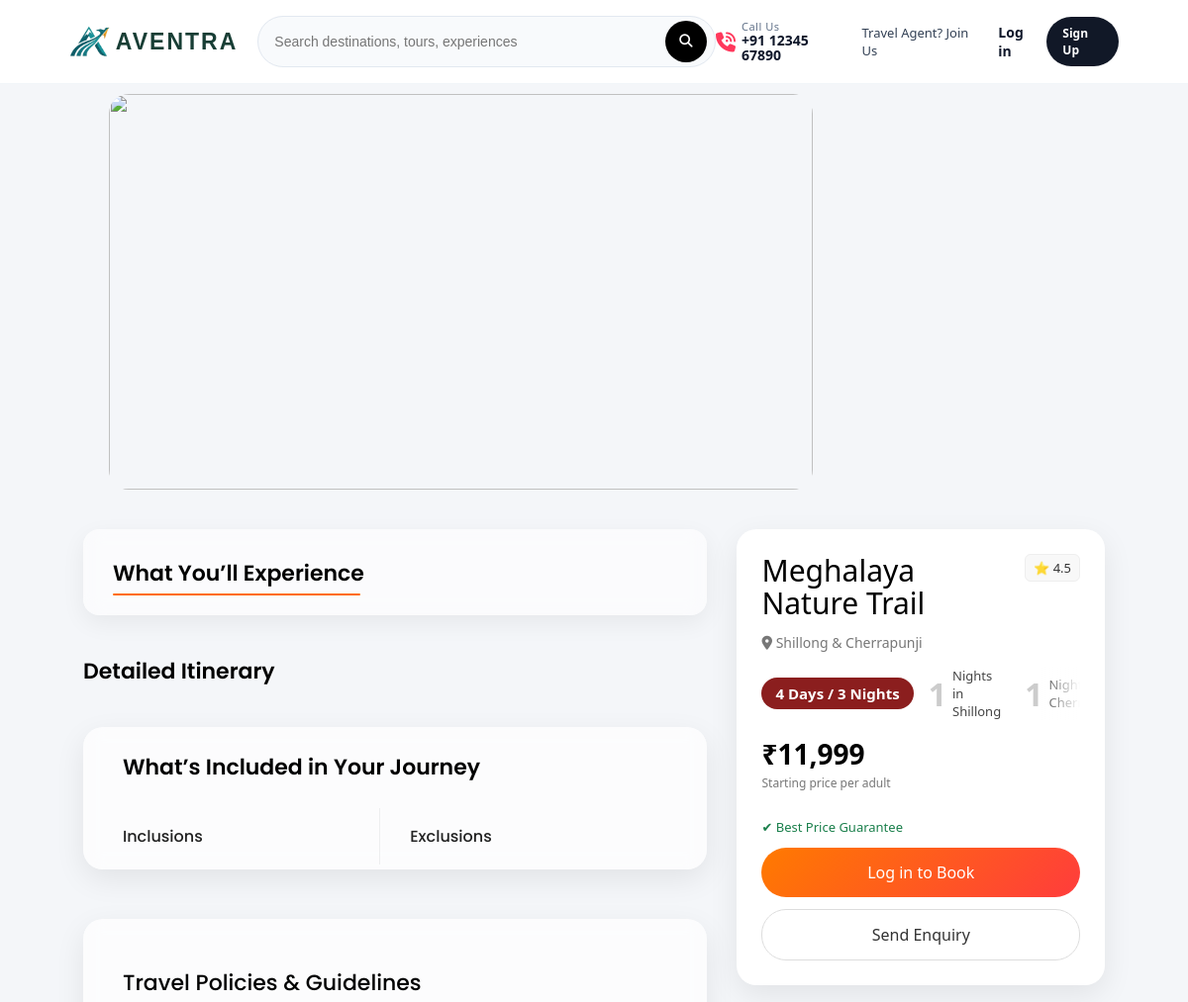
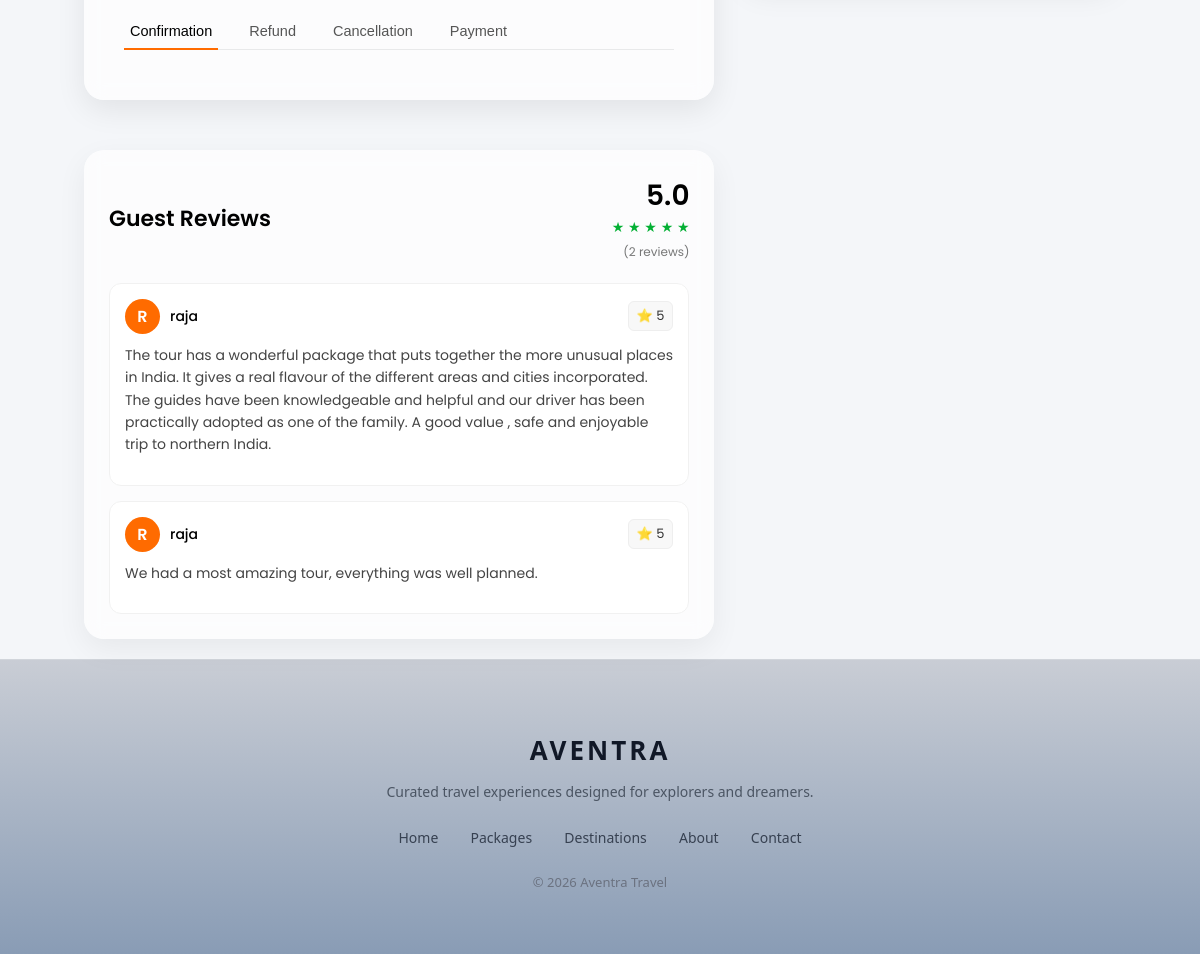
/package/3/, run on the app's committed database (2 pictures, top to bottom).
### travel/models.py (models this page shows, shortened)
class Review(models.Model):
    user = models.ForeignKey(User, on_delete = models.CASCADE)
    package = models.ForeignKey(Package, on_delete = models.CASCADE)
    rating = models.IntegerField()
    comment = models.TextField()
    created_at = models.DateTimeField(auto_now_add = True)

class Package(models.Model):
    PACKAGE_TYPE=[
        ('domestic', 'Domestic'),
        ('international', 'International')
    ]
    REGION_CHOICE = [
        ('north', 'North India'),
        ('west', 'West India'),
        ('south', 'South India'),
        ('northeast', 'North-East India'),
    ]
    REGION_CHOICES = [
        ('europe', 'Europe'),
        ('southeast_asia', 'Southeast Asia'),
        ('middle_east', 'Middle East'),
        ('maldives', 'Maldives'),
        ('usa', 'USA'),
        ('dubai', 'Dubai'),
    ]
    title = models.CharField(max_length = 100)
    location = models.CharField(max_length = 50)
    price = models.IntegerField()
    original_price = models.IntegerField(null = True, blank = True)
    discount_percent = models.IntegerField(null = True, blank = True)
    duration = models.CharField(max_length = 100)
    stay_plan = models.CharField(max_length = 120, blank = True)
    description = models.TextField()
    image = models.ImageField(upload_to = 'packages/')
    package_type = models.CharField(max_length = 20, choices = PACKAGE_TYPE)
    region = models.CharField(max_length = 20, choices = REGION_CHOICE, blank=True, null=True)
    region_international = models.CharField(max_length=50, choices=REGION_CHOICES, blank=True, null=True)
    created_at = models.DateTimeField(auto_now_add = True)
    is_trending = models.BooleanField(default = False)
    highlights = models.TextField(blank=True)
    confirmation_policy = models.TextField(default="Booking confirmation is subject to availability at the time of reservation. A confirmation voucher will be shared within 24 hours of successful payment.In case of non-availability, an alternative option of similar category will be provided.")
    refund_policy = models.TextField(default="Refunds (if applicable) will be processed within 7–10 working days. Transaction charges or gateway fees may be deducted. No refund will be provided for partially utilized services.")
    cancellation_policy = models.TextField(default="Free cancellation up to 7 days before travel date. 50% cancellation charges between 3–7 days before travel. No refund for cancellations within 48 hours of departure. No-show bookings are non-refundable.")
    payment_policy = models.TextField(default="A minimum of 30% advance payment is required to confirm the booking. Full payment must be completed before the start of the trip. Payments can be made via UPI, bank transfer, or online payment gateway.")
    itinerary = models.TextField(blank=True)

### travel/views.py (the view, shortened to what this page needs)
# urls.py: path('package/<int:id>/', views.package_detail, name='package_detail'),
def package_detail(request, id):
    package = get_object_or_404(Package, id=id)
    images = package.images.all()[:6]
    highlights = package.highlights_list.all()[:5]
    itinerary_days = package.itinerary_days.all().order_by('day_number')
    inclusions = package.inclusions_list.all()
    exclusions = package.exclusions_list.all()
    similar_packages = Package.objects.filter(location=package.location,package_type=package.package_type).exclude(id=package.id)[:4]
    package.stay_list = package.stay_plan.split("•") if package.stay_plan else []
    reviews = Review.objects.filter(package=package).order_by('-id')[:3]
    avg_rating = reviews.aggregate(Avg('rating'))['rating__avg']
    avg_rating = round(avg_rating or 0)
    review_count = reviews.count()
    itinerary_days = package.itinerary_days.all().order_by('day_number')
    context = {
        'package': package,
        'reviews': reviews,
        'avg_rating': avg_rating,
        'review_count': review_count,
        'itinerary_days': itinerary_days,
        'images': images,
        'highlights': highlights,
        'inclusions': inclusions,
        'exclusions': exclusions,
        'similar_packages': similar_packages,
    }
    return render(request, 'package_detail.html', context)

### travel/templates/package_detail.html (shortened to what this page needs)
{% load static %}
{% load humanize %}
<!DOCTYPE html>
<html>
<head>
    <link rel="stylesheet" href="{% static 'css/package_detail.css' %}?v=33">
    <link rel="stylesheet" href="https://cdnjs.cloudflare.com/ajax/libs/font-awesome/6.5.0/css/all.min.css">
</head>
<body>
    <header class="premium-header">
        <div class="header-left">
            <a href="/" class="brand">
                <img src="{% static 'images/favicon.png' %}" alt="Aventra Logo">
                <span>AVENTRA</span>
            </a>
        </div>
        <div class="search-container">
            <input type="text" placeholder="Search destinations, tours, experiences">
            <button class="search-btn">
                <i class="fa fa-search"></i>
            </button>
        </div>
        <div class="header-right">
            <div class="helpline">
                <i class="fa-solid fa-phone-volume fa-lg"></i>
                <div class="helpline-text">
                    <small>Call Us</small>
                    <span>+91 12345 67890</span>
                </div>
            </div>
            <a href="#" class="agent-link">Travel Agent? Join Us</a>
            <div class="auth-links">
                {% if user.is_authenticated %}
                <span>Hi, {{ user.first_name }}</span>
                <a href="/logout">Logout</a>
                {% else %}
                <a href="/login" class="login-link">Log in</a>
                <a href="/register" class="signup-btn">Sign Up</a>
                {% endif %}
            </div>
        </div>
    </header>
    <div class="hero">
        <div class="gallery">
            <div class="img-box">
                <img id="mainImage" src="{{ images.0.image.url }}">
            </div>
            <div class="middle">
            </div>
            <div class="right-grid">
            </div>
        </div>
        <div class="container">
            <div class="content">
                <div class="left">
                    <div class="trip-box">
                        <h2 class="trip-title">What You’ll Experience</h2>
                    </div>
                    <div class="itinerary-box">
                        <h2 class="itinerary-title">Detailed Itinerary</h2>
                    </div>
                    <div class="inc-exc-box">
                        <h2 class="section-title">What’s Included in Your Journey</h2>
                        <div class="inc-exc-grid">
                            <div class="inc-box">
                                <h3>Inclusions</h3>
                            </div>
                            <div class="exc-box">
                                <h3>Exclusions</h3>
                            </div>
                        </div>
                    </div>
                    <div class="policy-box">
                        <h2 class="policy-title">Travel Policies & Guidelines</h2>
                        <div class="policy-tabs">
                            <button class="tab active" onclick="openTab(event, 'confirm')">Confirmation</button>
                            <button class="tab" onclick="openTab(event, 'refund')">Refund</button>
                            <button class="tab" onclick="openTab(event, 'cancel')">Cancellation</button>
                            <button class="tab" onclick="openTab(event, 'payment')">Payment</button>
                        </div>
                    </div>
                    {% if reviews %}
                    <div class="review-card">
                        <div class="review-header">
                            <h2>Guest Reviews</h2>
                            <div class="rating-summary">
                                <span class="big-rating">
                                    {{ avg_rating|default:"0"|floatformat:1 }}
                                </span>
                                <span class="stars">
                                    {% for i in "12345" %}
                                    {% if forloop.counter <= avg_rating %} ★ {% else %} ☆ {% endif %} {% endfor %}
                                        </span>
                                        <span class="count">({{ review_count }} reviews)</span>
                            </div>
                        </div>
                        <div class="review-list">
                            {% for r in reviews %}
                            <div class="review-item">
                                <div class="review-top">
                                    <div class="user">
                                        <div class="avatar">
                                            {{ r.user.username|first|upper }}
                                        </div>
                                        <span class="name">{{ r.user.username }}</span>
                                    </div>
                                    <div class="rating">⭐ {{ r.rating }}</div>
                                </div>
                                <p class="comment">
                                    {{ r.comment }}
                                </p>
                            </div>
                            {% empty %}
                            <p class="no-review">No reviews yet. Be the first to share your experience!</p>
                            {% endfor %}
                        </div>
                    </div>
                    {% endif %}
                </div>
                <div class="right">
                    <div class="card">
                        <div class="title-row">
                            <h2 class="package-title">{{ package.title }}</h2>
                            <div class="rating">⭐ 4.5</div>
                        </div>
                        <p class="location">
                            <i class="fa-solid fa-location-dot"></i> {{ package.location }}
                        </p>
                        <div class="stay-line">
                            <div class="duration-badge">{{ package.duration }}</div>
                            <div class="stay-break">
                                {% for stay in package.stay_list %}
                                {% with stay|slice:":2" as nights %}
                                {% with stay|slice:"3:" as place %}
                                <div class="stay-block">
                                    <span class="night">{{ nights|cut:"N" }}</span>
                                    <span class="text">Nights in {{ place }}</span>
                                </div>
                                {% endwith %}
                                {% endwith %}
                                {% endfor %}
                            </div>
                        </div>
                        <div class="price-section">
                            <div class="price-left">
                                <div class="price-row">
                                    <span class="price">₹{{ package.price|intcomma }}</span>
                                </div>
                                <p class="per-person">Starting price per adult</p>
                            </div>
                        </div>
                        <p class="trust">✔ Best Price Guarantee</p>
                        {% if user.is_authenticated %}
                        <a href="javascript:void(0);" onclick="openBooking()" class="main-btn">Book Now</a>
                        {% else %}
                        <a href="javascript:void(0);" onclick="openLogin()" class="main-btn">
                            Log in to Book
                        </a>
                        {% endif %}
                        <a href="javascript:void(0);" class="outline-btn" onclick="openModal()">Send Enquiry</a>
                    </div>
                </div>
            </div>
        </div>
    </div>
    <footer class="premium-footer">
        <div class="footer-wrapper">
            <h2 class="footer-brand">AVENTRA</h2>
            <p class="footer-desc">
                Curated travel experiences designed for explorers and dreamers.
            </p>
            <div class="footer-links">
                <a href="/">Home</a>
                <a href="#">Packages</a>
                <a href="#">Destinations</a>
                <a href="#">About</a>
                <a href="#">Contact</a>
            </div>
            <p class="footer-copy">
                © 2026 Aventra Travel
            </p>
        </div>
    </footer>
</body>
</html>

### data on the page
Review: user.username|first "R", user.username "raja", rating "5", comment "The tour has a wonderful package that puts together the more unusual places in India. It gives a real flavour of the different areas and cities incorporated. The guides have been knowledgeable and helpful and our driver has been practically adopted as one of the family. A good value , safe and enjoyable trip to northern India."
Review: user.username|first "R", user.username "raja", rating "5", comment "We had a most amazing tour, everything was well planned."
Package: title "Meghalaya Nature Trail", location "Shillong & Cherrapunji", duration "4 Days / 3 Nights", price "11,999"

### other printed values
{{ avg_rating|default:"0"|floatformat:1 }} "5.0"
{{ review_count }} "2"
{{ nights|cut:"N" }} "1" "1"
{{ place }} "Shillong"
